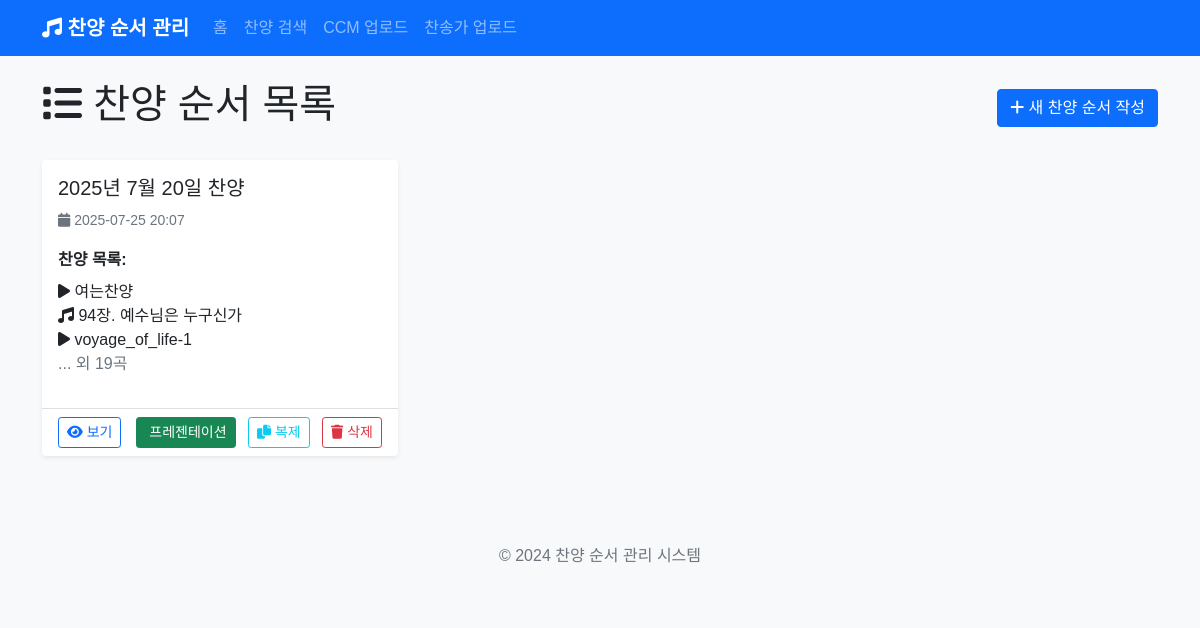
The page / on the database its author committed.
### app.py (models this page shows)
class PraisePost(db.Model):
    id = db.Column(db.Integer, primary_key=True)
    title = db.Column(db.String(200), nullable=False)
    content = db.Column(db.Text, nullable=False)
    created_at = db.Column(db.DateTime, default=datetime.utcnow)
    songs = db.relationship('Song', backref='praise_post', lazy=True, cascade='all, delete-orphan')
    background_image = db.Column(db.String(500))  # 전체 배경 이미지
    parallax_image = db.Column(db.String(500))  # 패럴랙스 배경 이미지

class Song(db.Model):
    id = db.Column(db.Integer, primary_key=True)
    title = db.Column(db.String(200), nullable=False)
    song_type = db.Column(db.String(50), nullable=False)  # 'hymn', 'ccm', 'section', 'media'
    hymn_number = db.Column(db.String(10))  # 찬송가 번호
    lyrics = db.Column(db.Text)  # 가사
    order = db.Column(db.Integer, nullable=False)
    praise_post_id = db.Column(db.Integer, db.ForeignKey('praise_post.id'), nullable=False)
    section_title = db.Column(db.String(200))  # 섹션 제목 (예: 찬양순서1)
    media_type = db.Column(db.String(50))  # 'image', 'video'
    media_url = db.Column(db.String(500))  # 미디어 파일 경로
    background_image = db.Column(db.String(500))  # 배경 이미지

### app.py (the view)
@app.route('/')
def index():
    posts = PraisePost.query.order_by(PraisePost.created_at.desc()).all()
    return render_template('index.html', posts=posts)

### templates/index.html (shortened to what this page needs)
{% extends "base.html" %}
{% block content %}
<div class="row">
    <div class="col-12">
        <div class="d-flex justify-content-between align-items-center mb-4">
            <h1><i class="fas fa-list"></i> 찬양 순서 목록</h1>
            <a href="{{ url_for('new_post') }}" class="btn btn-primary">
                <i class="fas fa-plus"></i> 새 찬양 순서 작성
            </a>
        </div>
    </div>
</div>
{% if posts %}
<div class="row">
    {% for post in posts %}
    <div class="col-md-6 col-lg-4 mb-4">
        <div class="card h-100 shadow-sm">
            <div class="card-body">
                <h5 class="card-title">{{ post.title }}</h5>
                <p class="card-text text-muted">
                    <small>
                        <i class="fas fa-calendar"></i> {{ post.created_at.strftime('%Y-%m-%d %H:%M') }}
                    </small>
                </p>
                <div class="mb-3">
                    <strong>찬양 목록:</strong>
                    <ul class="list-unstyled mt-2">
                        {% for song in post.songs[:3] %}
                        <li>
                            <i class="fas fa-{{ 'music' if song.song_type == 'hymn' else 'play' }}"></i>
                            {% if song.song_type == 'hymn' %}
                                {{ song.hymn_number }}장. {{ song.title }}
                            {% else %}
                                {{ song.title }}
                            {% endif %}
                        </li>
                        {% endfor %}
                        {% if post.songs|length > 3 %}
                        <li class="text-muted">... 외 {{ post.songs|length - 3 }}곡</li>
                        {% endif %}
                    </ul>
                </div>
            </div>
            <div class="card-footer bg-transparent">
                <div class="d-flex justify-content-between align-items-center">
                    <div>
                        <a href="{{ url_for('view_post', post_id=post.id) }}" class="btn btn-outline-primary btn-sm">
                            <i class="fas fa-eye"></i> 보기
                        </a>
                    </div>
                    <div>
                        <a href="{{ url_for('presentation', post_id=post.id) }}" class="btn btn-success btn-sm me-2" target="_blank">
                             프레젠테이션
                        </a>
                        <button type="button" class="btn btn-outline-info btn-sm me-2" onclick="duplicatePost({{ post.id }}, '{{ post.title }}')" title="복제하기">
                            <i class="fas fa-copy"></i> 복제
                        </button>
                        <button type="button" class="btn btn-outline-danger btn-sm" onclick="confirmDelete({{ post.id }}, '{{ post.title }}')">
                            <i class="fas fa-trash"></i> 삭제
                        </button>
                    </div>
                </div>
            </div>
        </div>
    </div>
    {% endfor %}
</div>
{% endif %}
{% endblock %}

### static/css/style.css (style rules this page uses)
body { font-family: 'Noto Sans KR', sans-serif; background-color: #f8f9fa; }
.card { border: none; box-shadow: 0 0.125rem 0.25rem rgba(0, 0, 0, 0.075); transition: box-shadow 0.15s ease-in-out; }
.btn { transition: all 0.15s ease-in-out; }

### rows shown on the page
PraisePost: title "2025년 7월 20일 찬양", created_at "2025-07-25 20:07", songs|length "19"
Song: title "여는찬양"
Song: hymn_number "94", title "예수님은 누구신가"
Song: title "voyage_of_life-1"
